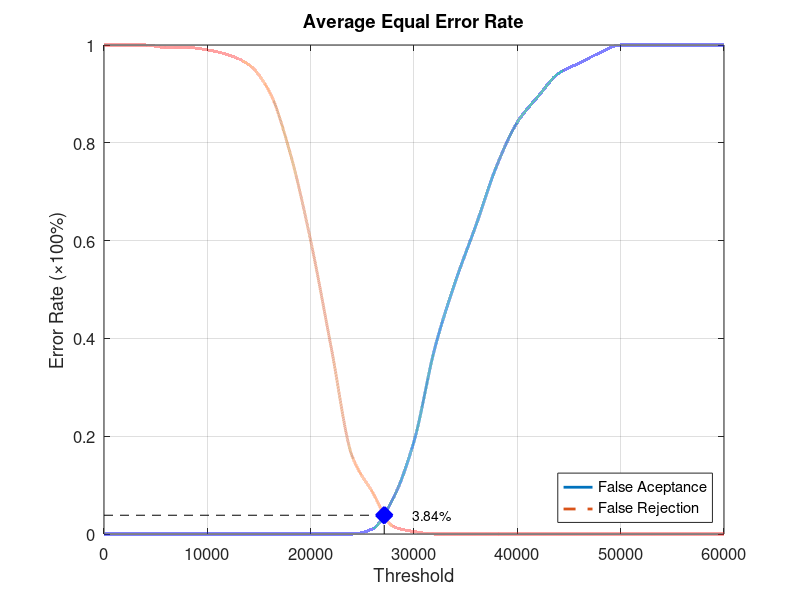
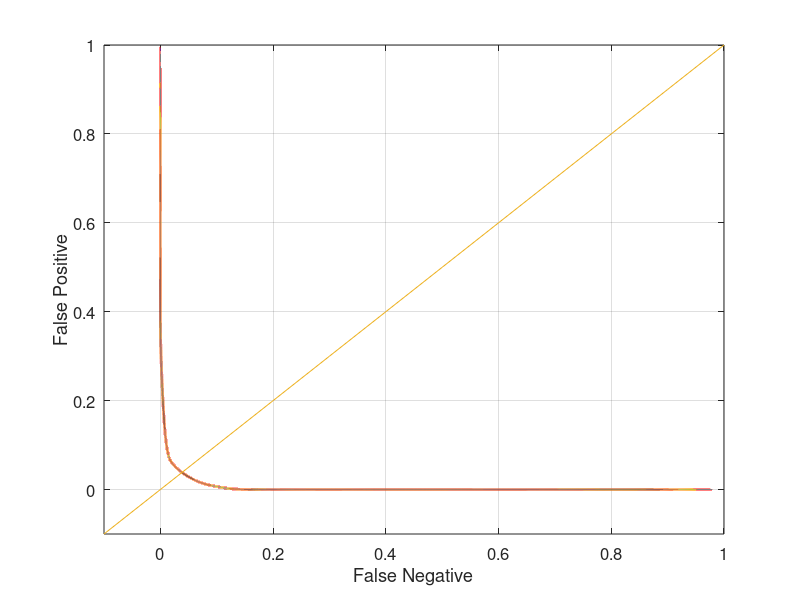

Recreate these plots in MATLAB, in order.
function yEER = Database4_3
close all;
clear;
clc;
x = 0:2000:60000;
xq = 0:0.5:60000;

y0 = [0 0 0 0 0 0 0 0 0 0 0 0 0 0.0105263 0.0736842 0.189474 0.378947 0.515789 0.631579 0.752632 0.842105 0.894737 0.942105 0.963158 0.984211 1 1 1 1 1 1];
yy0 = interp1(x, y0, xq, 'pchip');
y1 = [1 1 1 0.995 0.995 0.99 0.98 0.96 0.905 0.78 0.6 0.38 0.16 0.085 0.015 0.005 0 0 0 0 0 0 0 0 0 0 0 0 0 0 0];
yy1 = interp1(x, y1, xq, 'pchip');

% Calculating EER: 
y2 = abs(y0 - y1);
find(y2 == min(y2))
yy2 = abs(yy0 - yy1);
xEER = find(yy2 == min(yy2));
xEERIndex = xq(xEER) % X-axis EER
yEER = yy0(xEER) % Y-axis EER

main = figure
plot(xq, yy0,'-','LineWidth', 2);	hold on
plot(xq, yy1,'--','LineWidth', 2);	hold on
plot([xEERIndex xEERIndex], [0 yEER], 'k--');	hold on
plot([0 xEERIndex], [yEER yEER], 'k--');	hold on
plot(xEERIndex, yEER, 'bx', 'LineWidth', 10);	hold on
text(xEERIndex + 10 * xEERIndex / 100, yEER, [num2str(round((10000 * yEER)) / 100) '%'])
legend('False Aceptance', 'False Rejection', 'Location', 'SouthEast')
xlabel('Threshold')
ylabel('Error Rate (\times100%)')
title('Average Equal Error Rate')
set(gca, 'FontSize', 12)
axis([0 60000 0 1])
grid on

print(main, 'Database4_3Main', '-dpng');
FNRxFPR = figure('Color', [1 1 1]);
plot(yy1, yy0, '-', yy1, yy0, 'LineWidth', 2);
hold on
y = -0.1:0.1:1
plot(y, y); 
set(gca, 'FontSize', 12)
xlabel('False Negative')
ylabel('False Positive')
axis([-0.1 1 -0.1 1])
set(gca, 'FontSize', 12)
grid on

print(FNRxFPR, 'Database4_3FNRxFPR','-dpng');
end
